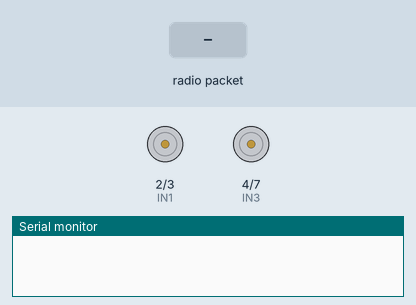
Simulated run of this sketch. Board: Arduino Uno, built with avr-gcc and run on an emulated ATmega328P. On the bench: motor-driver pin pairs drawn as motors (green arrow = first pin HIGH = forward, orange = second pin HIGH = backward, longer = more drive, scaled by the enable pin), the last lines printed to the serial monitor. The test bench sets the inputs (shaded band). No radio packets arrive unless stated.

Above: at 1.2 s.
1.3 s: radio packet "FORWARD" arrives
At 2.5 s:
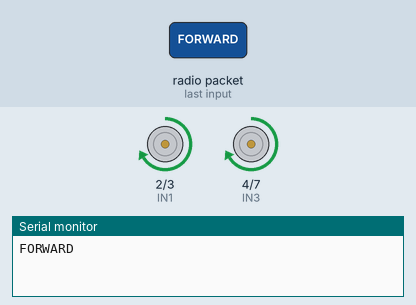
2.8 s: radio packet "BACKWARD" arrives
At 3.8 s:
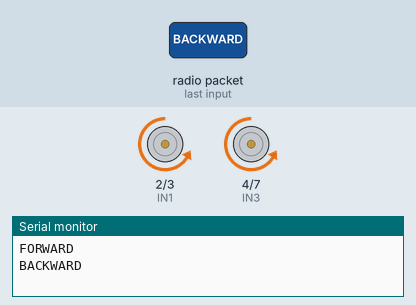
4.3 s: radio packet "LEFT" arrives
At 5.0 s:
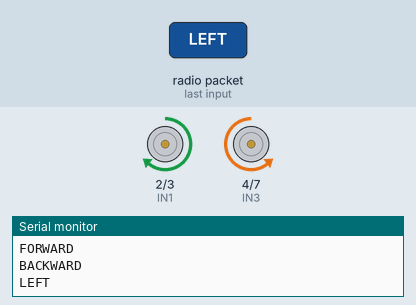
5.8 s: radio packet "RIGHT" arrives
At 6.1 s:
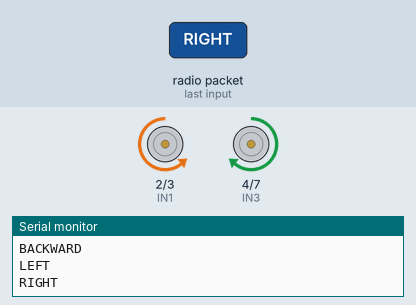
7.3 s: radio packet "FWD_L" arrives
At 8.5 s:
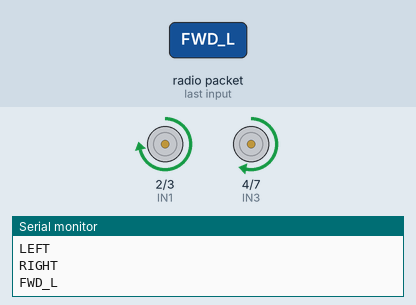
8.8 s: radio packet "FWD_R" arrives
At 9.6 s:
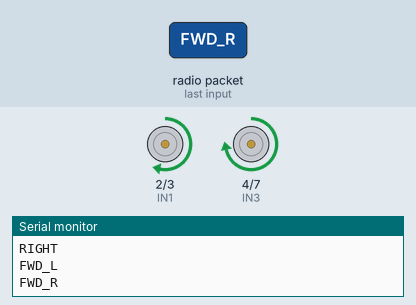
Timing chart, 0 to 11.3 s (numbered marks = the images above; inputs shaded):
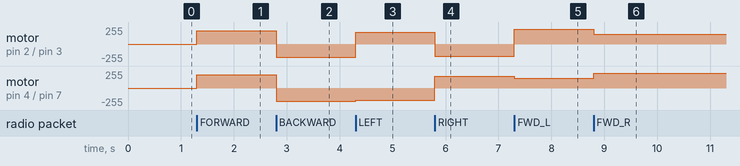

The sketch:

RC_Car.ino
```cpp
#include <RH_ASK.h>
#include <SPI.h>

RH_ASK driver;

// L298 Motor Driver Pins
#define ENA 5
#define IN1 2
#define IN2 3
#define ENB 6
#define IN3 4
#define IN4 7

void setup() {

  Serial.begin(9600);

  pinMode(ENA, OUTPUT);
  pinMode(IN1, OUTPUT);
  pinMode(IN2, OUTPUT);

  pinMode(ENB, OUTPUT);
  pinMode(IN3, OUTPUT);
  pinMode(IN4, OUTPUT);

  if (!driver.init()) {
    Serial.println("RF init failed");
  }

  stopCar();
}

void loop() {

  uint8_t buf[12];
  uint8_t buflen = sizeof(buf);

  if (driver.recv(buf, &buflen)) {

    char cmd[12];

    for (int i = 0; i < buflen; i++) {
      cmd[i] = (char)buf[i];
    }

    cmd[buflen] = '\0';

    Serial.println(cmd);

    if (strcmp(cmd, "FORWARD") == 0)
      forward();

    else if (strcmp(cmd, "BACKWARD") == 0)
      backward();

    else if (strcmp(cmd, "LEFT") == 0)
      left();

    else if (strcmp(cmd, "RIGHT") == 0)
      right();

    else if (strcmp(cmd, "FWD_L") == 0)
      forwardLeft();

    else if (strcmp(cmd, "FWD_R") == 0)
      forwardRight();

    else if (strcmp(cmd, "BWD_L") == 0)
      backwardLeft();

    else if (strcmp(cmd, "BWD_R") == 0)
      backwardRight();

    else
      stopCar();
  }
}

void forward() {

  digitalWrite(IN1, HIGH);
  digitalWrite(IN2, LOW);

  digitalWrite(IN3, HIGH);
  digitalWrite(IN4, LOW);

  analogWrite(ENA, 200);
  analogWrite(ENB, 200);
}

void backward() {

  digitalWrite(IN1, LOW);
  digitalWrite(IN2, HIGH);

  digitalWrite(IN3, LOW);
  digitalWrite(IN4, HIGH);

  analogWrite(ENA, 200);
  analogWrite(ENB, 200);
}

void left() {

  digitalWrite(IN1, HIGH);
  digitalWrite(IN2, LOW);

  digitalWrite(IN3, LOW);
  digitalWrite(IN4, HIGH);

  analogWrite(ENA, 180);
  analogWrite(ENB, 180);
}

void right() {

  digitalWrite(IN1, LOW);
  digitalWrite(IN2, HIGH);

  digitalWrite(IN3, HIGH);
  digitalWrite(IN4, LOW);

  analogWrite(ENA, 180);
  analogWrite(ENB, 180);
}

void forwardLeft() {

  digitalWrite(IN1, HIGH);
  digitalWrite(IN2, LOW);

  analogWrite(ENA, 220);

  digitalWrite(IN3, HIGH);
  digitalWrite(IN4, LOW);

  analogWrite(ENB, 150);
}

void forwardRight() {

  digitalWrite(IN1, HIGH);
  digitalWrite(IN2, LOW);

  analogWrite(ENA, 150);

  digitalWrite(IN3, HIGH);
  digitalWrite(IN4, LOW);

  analogWrite(ENB, 220);
}

void backwardLeft() {

  digitalWrite(IN1, LOW);
  digitalWrite(IN2, HIGH);

  analogWrite(ENA, 220);

  digitalWrite(IN3, LOW);
  digitalWrite(IN4, HIGH);

  analogWrite(ENB, 150);
}

void backwardRight() {

  digitalWrite(IN1, LOW);
  digitalWrite(IN2, HIGH);

  analogWrite(ENA, 150);

  digitalWrite(IN3, LOW);
  digitalWrite(IN4, HIGH);

  analogWrite(ENB, 220);
}

void stopCar() {

  digitalWrite(IN1, LOW);
  digitalWrite(IN2, LOW);

  digitalWrite(IN3, LOW);
  digitalWrite(IN4, LOW);
}
```

Measured:
- after the input at 1.3 s, motor on pin 2 (IN1) / pin 3 (IN2), motor on pin 4 (IN3) / pin 7 (IN4): stopped → forward 200/255 at once
- after the input at 2.8 s, motor on pin 2 (IN1) / pin 3 (IN2), motor on pin 4 (IN3) / pin 7 (IN4): forward 200/255 → backward 200/255 at once
- after the input at 4.3 s, motor on pin 2 (IN1) / pin 3 (IN2): backward 200/255 → forward 180/255 at once; motor on pin 4 (IN3) / pin 7 (IN4): backward 200/255 → backward 180/255 at once
- after the input at 5.8 s, motor on pin 2 (IN1) / pin 3 (IN2): forward 180/255 → backward 180/255 at once; motor on pin 4 (IN3) / pin 7 (IN4): backward 180/255 → forward 180/255 at once
- after the input at 7.3 s, motor on pin 2 (IN1) / pin 3 (IN2): backward 180/255 → forward 220/255 at once; motor on pin 4 (IN3) / pin 7 (IN4): forward 180/255 → forward 150/255 at once
- after the input at 8.8 s, motor on pin 2 (IN1) / pin 3 (IN2): forward 220/255 → forward 150/255 at once; motor on pin 4 (IN3) / pin 7 (IN4): forward 150/255 → forward 220/255 at once
